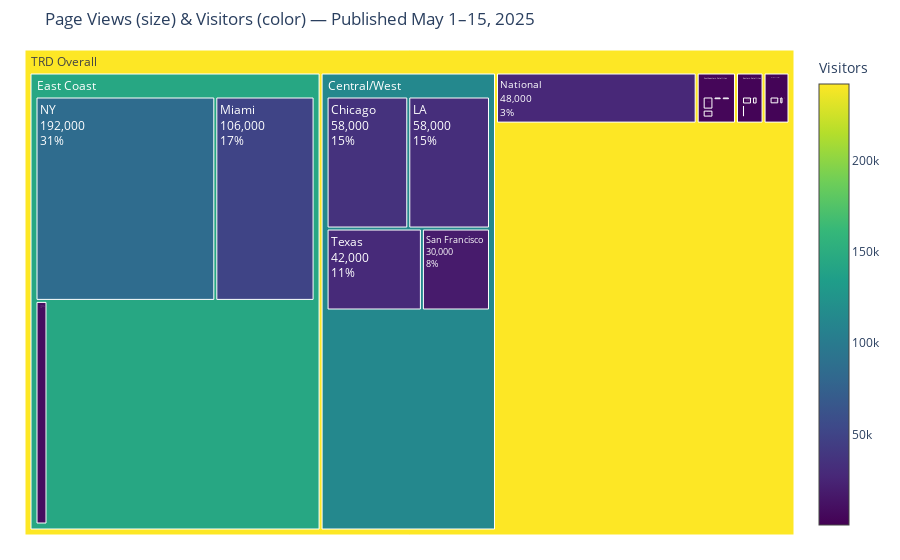

Here is the notebook cell this chart was saved with:
### Code cell
import plotly.graph_objects as go

# ── 1) Define the hierarchy via lists ─────────────────────────────────────────
labels = [
    "TRD Overall",
    "National",
    "East Coast", "NY", "Miami", "Tri State",
    "Central/West", "Chicago", "LA", "Texas", "San Francisco",
    "Western Satellites", "Phoenix", "Denver", "Seattle", "Las Vegas",
    "Southeastern Satellites", "Atlanta", "Nashville", "Charlotte", "Tampa",
    "Eastern Satellites", "Washington, DC", "Boston", "Philadelphia"
]

parents = [
    "",                # TRD Overall is the root
    "TRD Overall",     # National sits under TRD Overall
    "TRD Overall",     # East Coast sits under TRD Overall
    "East Coast",      # NY sits under East Coast
    "East Coast",      # Miami
    "East Coast",      # Tri State
    "TRD Overall",     # Central/West sits under TRD Overall
    "Central/West",    # Chicago sits under Central/West
    "Central/West",    # LA
    "Central/West",    # Texas
    "Central/West",    # San Francisco
    "TRD Overall",     # Western Satellites sits under TRD Overall
    "Western Satellites",  # Phoenix
    "Western Satellites",  # Denver
    "Western Satellites",  # Seattle
    "Western Satellites",  # Las Vegas
    "TRD Overall",         # Southeastern Satellites sits under TRD Overall
    "Southeastern Satellites",  # Atlanta
    "Southeastern Satellites",  # Nashville
    "Southeastern Satellites",  # Charlotte
    "Southeastern Satellites",  # Tampa
    "TRD Overall",              # Eastern Satellites sits under TRD Overall
    "Eastern Satellites",       # Washington, DC
    "Eastern Satellites",       # Boston
    "Eastern Satellites"        # Philadelphia
]

# ── 2) Values = page‐views, Visitors = color intensity ────────────────────────
values = [
    559000,   # TRD Overall
    48000,    # National
    312000,   # East Coast
    192000,   # NY
    106000,   # Miami
    14000,    # Tri State
    188000,   # Central/West
    58000,    # Chicago
    58000,    # LA
    42000,    # Texas
    30000,    # San Francisco
    3100,     # Western Satellites
    1600,     # Phoenix
    700,      # Denver
    500,      # Seattle
    300,      # Las Vegas
    4700,     # Southeastern Satellites
    2300,     # Atlanta
    1400,     # Nashville
    500,      # Charlotte
    500,      # Tampa
    3300,     # Eastern Satellites
    1600,     # Washington, DC
    800,      # Boston
    900       # Philadelphia
]

visitor_counts = [
    242000,  # TRD Overall
    27000,   # National
    144000,  # East Coast
    85000,   # NY
    50000,   # Miami
    9000,    # Tri State
    113500,  # Central/West
    35000,   # Chicago
    32000,   # LA
    29000,   # Texas
    18000,   # San Francisco
    2700,    # Western Satellites
    1500,    # Phoenix
    500,     # Denver
    400,     # Seattle
    300,     # Las Vegas
    3800,    # Southeastern Satellites
    1800,    # Atlanta
    1200,    # Nashville
    400,     # Charlotte
    400,     # Tampa
    2500,    # Eastern Satellites
    1500,    # Washington, DC
    600,     # Boston
    400      # Philadelphia
]

# ── 3) Build & show the treemap ───────────────────────────────────────────────
fig = go.Figure(go.Treemap(
    labels=labels,
    parents=parents,
    values=values,
    marker=dict(
        colors=visitor_counts,
        colorscale="Viridis",
        colorbar=dict(title="Visitors")
    ),
    hovertemplate=(
        "<b>%{label}</b><br>"
        "Page Views: %{value:,}<br>"
        "Visitors: %{color:,}<extra></extra>"
    ),
    textinfo="label+value+percent parent"
))

fig.update_layout(
    title="Page Views (size) & Visitors (color) — Published May 1–15, 2025",
    margin=dict(t=50, l=25, r=25, b=25)
)

fig.show()

### Figure 1 — Plotly figure (JSON) as saved in the notebook; plotly's stock layout.template omitted (floating-point values rounded to 4 significant figures)
{"data": [{"hovertemplate": "<b>%{label}</b><br>Page Views: %{value:,}<br>Visitors: %{color:,}<extra></extra>", "labels": ["TRD Overall", "National", "East Coast", "NY", "Miami", "Tri State", "Central/West", "Chicago", "LA", "Texas", "San Francisco", "Western Satellites", "Phoenix", "Denver", "Seattle", "Las Vegas", "Southeastern Satellites", "Atlanta", "Nashville", "Charlotte", "Tampa", "Eastern Satellites", "Washington, DC", "Boston", "Philadelphia"], "marker": {"colorbar": {"title": {"text": "Visitors"}}, "colors": [242000, 27000, 144000, 85000, 50000, 9000, 113500, 35000, 32000, 29000, 18000, 2700, 1500, 500, 400, 300, 3800, 1800, 1200, 400, 400, 2500, 1500, 600, 400], "colorscale": [[0, "#440154"], [0.1111, "#482878"], [0.2222, "#3e4989"], [0.3333, "#31688e"], [0.4444, "#26828e"], [0.5556, "#1f9e89"], [0.6667, "#35b779"], [0.7778, "#6ece58"], [0.8889, "#b5de2b"], [1, "#fde725"]]}, "parents": ["", "TRD Overall", "TRD Overall", "East Coast", "East Coast", "East Coast", "TRD Overall", "Central/West", "Central/West", "Central/West", "Central/West", "TRD Overall", "Western Satellites", "Western Satellites", "Western Satellites", "Western Satellites", "TRD Overall", "Southeastern Satellites", "Southeastern Satellites", "Southeastern Satellites", "Southeastern Satellites", "TRD Overall", "Eastern Satellites", "Eastern Satellites", "Eastern Satellites"], "textinfo": "label+value+percent parent", "type": "treemap", "values": [559000, 48000, 312000, 192000, 106000, 14000, 188000, 58000, 58000, 42000, 30000, 3100, 1600, 700, 500, 300, 4700, 2300, 1400, 500, 500, 3300, 1600, 800, 900]}], "layout": {"margin": {"b": 25, "l": 25, "r": 25, "t": 50}, "title": {"text": "Page Views (size) & Visitors (color) — Published May 1–15, 2025"}}}
